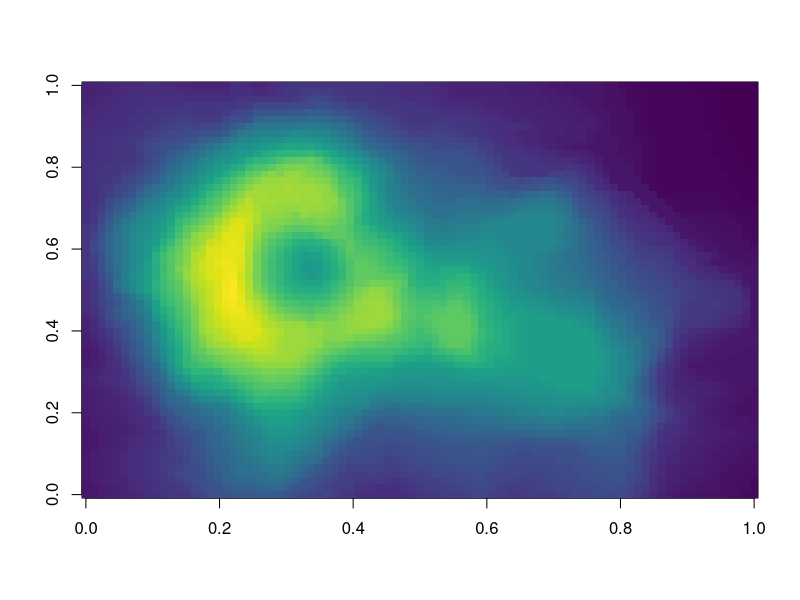
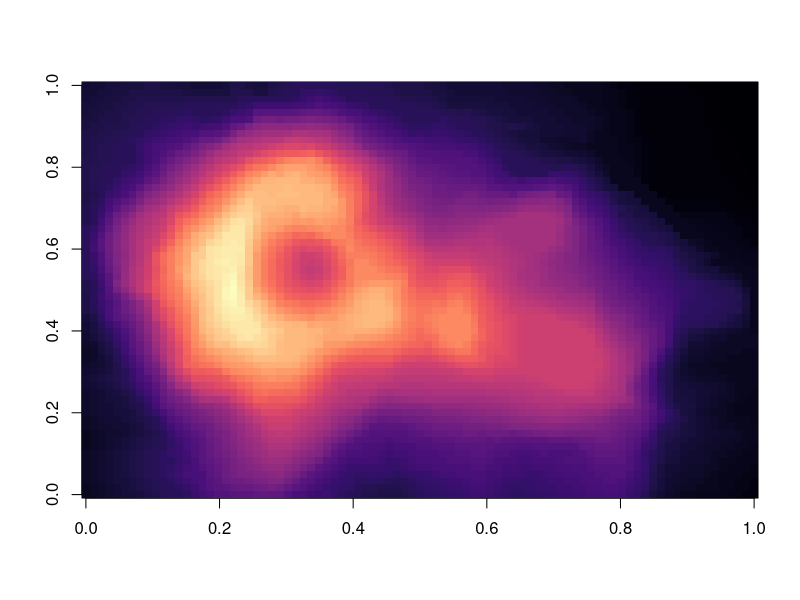
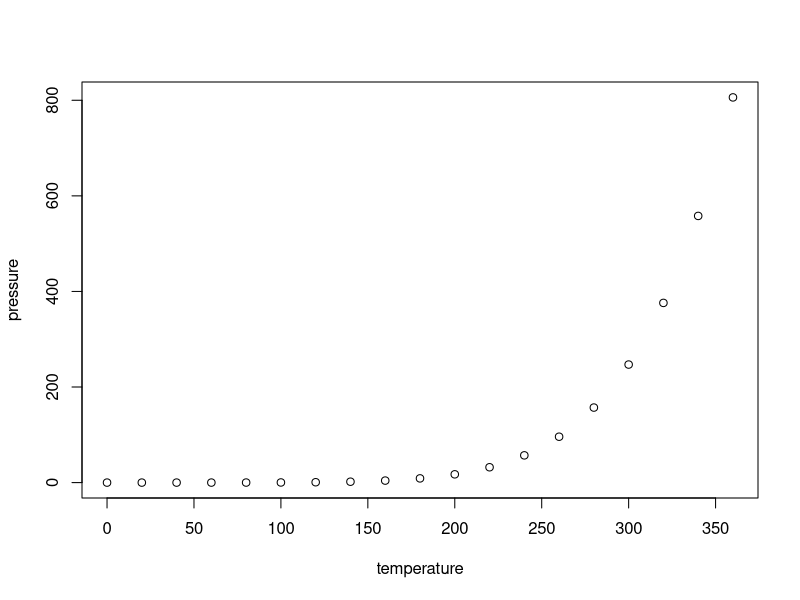

Generate these figures, in order, with R:
## ---- chunk 1
knitr::opts_chunk$set(echo = TRUE)
## ---- chunk 2
library(viridis)
## ---- chunk 3
image(volcano, col = viridis(200))
## ---- chunk 4
image(volcano, col = viridis(200, option = "A"))
## ---- chunk 5
plot(pressure)
